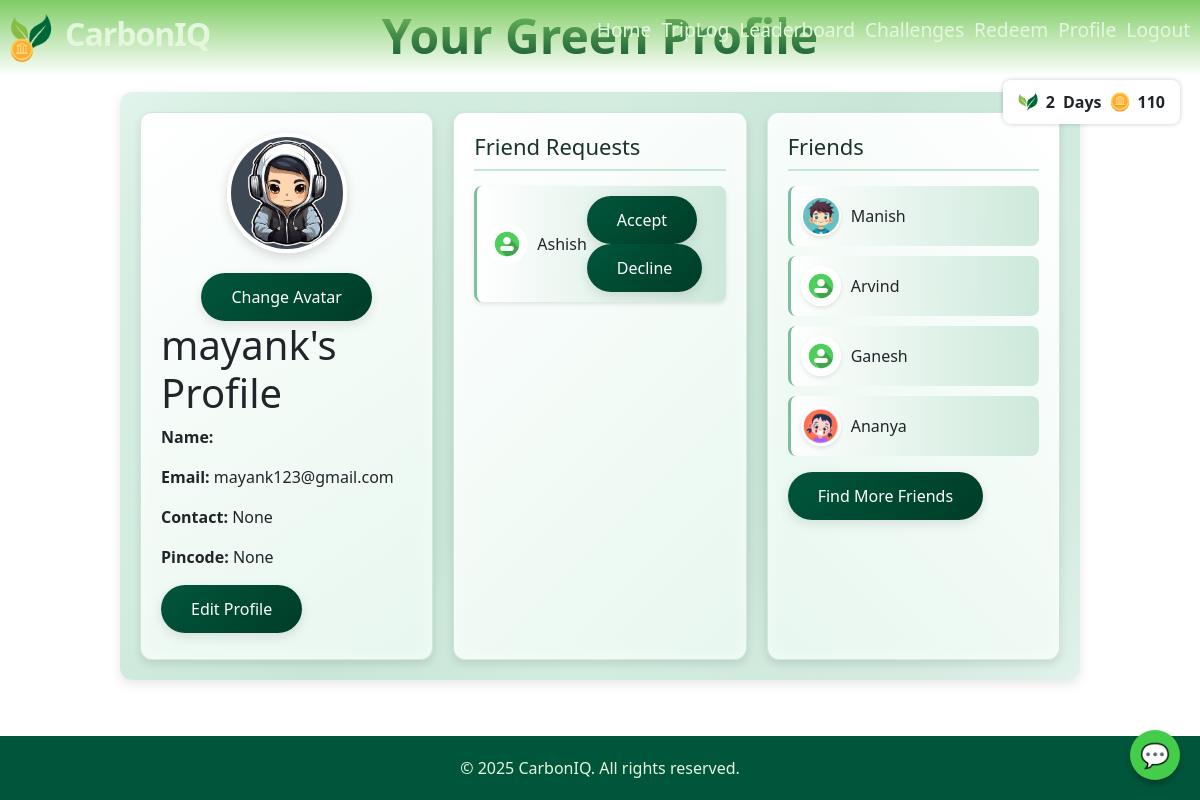
The page /view_profile/2/ (signed in) on the database its author committed.
### authapp/models.py (models this page shows, shortened)
class UserProfile(models.Model):
    user = models.OneToOneField(User, on_delete=models.CASCADE)
    forgot_password_token = models.CharField(max_length=255, blank=True, null=True)
    pincode = models.CharField(max_length=30, blank=True, null=True)
    contact = models.IntegerField(blank=True,null=True)
    avatar = models.CharField(max_length=1000, blank=True, null=True)
    coins = models.IntegerField(default=0)
    streak = models.IntegerField(default=0)

class Friendship(models.Model):
    from_user = models.ForeignKey(User, related_name='friends_from', on_delete=models.CASCADE)
    to_user = models.ForeignKey(User, related_name='friends_to', on_delete=models.CASCADE)
    created_at = models.DateTimeField(auto_now_add=True)
    accepted = models.BooleanField(default=False)  # Track if the request has been accepted
    class Meta:
        unique_together = ('from_user', 'to_user')
        verbose_name = 'Friendship'
        verbose_name_plural = 'Friendships'

### authapp/views.py (the view)
# urls.py: path('view_profile/<int:user_id>/', aviews.view_profile, name='view_profile'),
@login_required(login_url='login')
def view_profile(request, user_id):
    user = get_object_or_404(User, id=user_id)
    profile, created = UserProfile.objects.get_or_create(user=user)
    received_requests = Friendship.objects.filter(to_user=request.user, accepted=False)
    friends_from_user = Friendship.objects.filter(from_user=request.user, accepted=True).values_list('to_user', flat=True)
    friends_to_user = Friendship.objects.filter(to_user=request.user, accepted=True).values_list('from_user', flat=True)
    friends_ids = set(friends_from_user) | set(friends_to_user)
    friends = User.objects.filter(id__in=friends_ids).select_related('userprofile')
    context = {
        'user': user,
        'profile': profile,
        'received_requests': received_requests,
        'friends': friends,
    }
    return render(request, 'authapp/view_profile.html', context)

### templates/authapp/view_profile.html (shortened to what this page needs)
{% extends 'mainapp/base.html' %}
{% load static %}
{% block extra_head %}
<link rel="stylesheet" href="{% static 'css/viewprofile.css'%}">
{% endblock %}
{% block content %}
<div class="wrapper">
    <div class="heading-text">Your Green Profile</span></div>
</div>
<div class="container">
    <div class="profile-container">
        <div class="profile-info">
            {% if profile.avatar == '1' %}
                <img src="{% static 'avatar/kid.jpg' %}" alt="Avatar 1" class="avatar">
            {% elif profile.avatar == '2' %}
                <img src="{% static 'avatar/men.jpg' %}" alt="Avatar 2" class="avatar">
            {% elif profile.avatar == '3' %}
                <img src="{% static 'avatar/girl1.jpg' %}" alt="Avatar 3" class="avatar">
            {% elif profile.avatar == '4' %}
                <img src="{% static 'avatar/girl2.jpg' %}" alt="Avatar 4" class="avatar">
            {% elif profile.avatar == '5' %}
                <img src="{% static 'avatar/girl3.jpg' %}" alt="Avatar 5" class="avatar">
            {% elif profile.avatar == '6' %}
                <img src="{% static 'avatar/girl4.jpg' %}" alt="Avatar 6" class="avatar">
            {% elif profile.avatar == '7' %}
                <img src="{% static 'avatar/boy1.jpg' %}" alt="Avatar 7" class="avatar">
            {% elif profile.avatar == '8' %}
                <img src="{% static 'avatar/boy2.jpg' %}" alt="Avatar 8" class="avatar">
            {% elif profile.avatar == '9' %}
                <img src="{% static 'avatar/ninja.jpg' %}" alt="Avatar 9" class="avatar">
            {% else %}
                <img src="{% static 'avatar/default.jpg' %}" alt="Default Avatar" class="avatar">
            {% endif %}
            <a href="{% url 'avatar_selection' %}" class="avatar-selection-button">Change Avatar</a>
            <div>
                <h1>{{ user.username }}'s Profile</h1>
                <p><strong>Name:</strong> {{ user.first_name }}</p>
                <p><strong>Email:</strong> {{ user.email }}</p>
                <p><strong>Contact:</strong> {{ profile.contact }}</p>
                <p><strong>Pincode:</strong> {{ profile.pincode }}</p>
                <a href="{% url 'edit_profile' user.id %}">Edit Profile</a>
            </div>
        </div>
        <div class="friend-requests">
            <h2>Friend Requests</h2>
            {% if received_requests %}
                <ul>
                    {% for request in received_requests %}
                        <li>
                            {% if request.from_user.userprofile.avatar == '1' %}
                                <img src="{% static 'avatar/kid.jpg' %}" alt="Avatar 1" class="avatar">
                            {% elif request.from_user.userprofile.avatar == '2' %}
                                <img src="{% static 'avatar/men.jpg' %}" alt="Avatar 2" class="avatar">
                            {% elif request.from_user.userprofile.avatar == '3' %}
                                <img src="{% static 'avatar/girl1.jpg' %}" alt="Avatar 3" class="avatar">
                            {% elif request.from_user.userprofile.avatar == '4' %}
                                <img src="{% static 'avatar/girl2.jpg' %}" alt="Avatar 4" class="avatar">
                            {% elif request.from_user.userprofile.avatar == '5' %}
                                <img src="{% static 'avatar/girl3.jpg' %}" alt="Avatar 5" class="avatar">
                            {% elif request.from_user.userprofile.avatar == '6' %}
                                <img src="{% static 'avatar/girl4.jpg' %}" alt="Avatar 6" class="avatar">
                            {% elif request.from_user.userprofile.avatar == '7' %}
                                <img src="{% static 'avatar/boy1.jpg' %}" alt="Avatar 7" class="avatar">
                            {% elif request.from_user.userprofile.avatar == '8' %}
                                <img src="{% static 'avatar/boy2.jpg' %}" alt="Avatar 8" class="avatar">
                            {% elif request.from_user.userprofile.avatar == '9' %}
                                <img src="{% static 'avatar/ninja.jpg' %}" alt="Avatar 9" class="avatar">
                            {% else %}
                                <img src="{% static 'avatar/default.jpg' %}" alt="Default Avatar" class="avatar">
                            {% endif %}
                            <span>{{ request.from_user.username }}</span>
                            <div>
                                <a href="{% url 'accept_request' request_id=request.id %}">
                                    <button>Accept</button>
                                </a>
                                <a href="{% url 'decline_request' request_id=request.id %}">
                                    <button>Decline</button>
                                </a>
                            </div>
                        </li>
                    {% endfor %}
                </ul>
            {% else %}
                <p>You have no friend requests.</p>
            {% endif %}
        </div>
        <div class="friends-list">
            <h2>Friends</h2>
            <ul>
                {% if friends %}
                    {% for friend in friends %}
                        <li>
                            {% if friend.userprofile.avatar == '1' %}
                                <img src="{% static 'avatar/kid.jpg' %}" alt="Avatar 1" class="avatar">
                            {% elif friend.userprofile.avatar == '2' %}
                                <img src="{% static 'avatar/men.jpg' %}" alt="Avatar 2" class="avatar">
                            {% elif friend.userprofile.avatar == '3' %}
                                <img src="{% static 'avatar/girl1.jpg' %}" alt="Avatar 3" class="avatar">
                            {% elif friend.userprofile.avatar == '4' %}
                                <img src="{% static 'avatar/girl2.jpg' %}" alt="Avatar 4" class="avatar">
                            {% elif friend.userprofile.avatar == '5' %}
                                <img src="{% static 'avatar/girl3.jpg' %}" alt="Avatar 5" class="avatar">
                            {% elif friend.userprofile.avatar == '6' %}
                                <img src="{% static 'avatar/girl4.jpg' %}" alt="Avatar 6" class="avatar">
                            {% elif friend.userprofile.avatar == '7' %}
                                <img src="{% static 'avatar/boy1.jpg' %}" alt="Avatar 7" class="avatar">
                            {% elif friend.userprofile.avatar == '8' %}
                                <img src="{% static 'avatar/boy2.jpg' %}" alt="Avatar 8" class="avatar">
                            {% elif friend.userprofile.avatar == '9' %}
                                <img src="{% static 'avatar/ninja.jpg' %}" alt="Avatar 9" class="avatar">
                            {% else %}
                                <img src="{% static 'avatar/default.jpg' %}" alt="Default Avatar" class="avatar">
                            {% endif %}
                            {{ friend.username }}
                        </li>
                    {% endfor %}
                {% else %}
                    <p>You have no friends yet.</p>
                {% endif %}
            </ul>
            <a href="{% url 'friends_list' %}">Find More Friends</a>
        </div>
    </div>
</div>
{% endblock %}

### static/css/mainbase.css (style rules this page uses)
:root { --green-primary: #00563B; --green-light: #E5F6DF; --green-accent: #27AE60; --text-color: #E5F6DF; --highlight-text: #FAFAFA; --card-bg: #FFFFFF; --card-border: #A9DFBF; --linear:linear-gradient(135deg, #27AE60 0%, #00563B 100%); }
body { font-family: 'Inter', 'Arial', sans-serif; margin: 0; padding: 0; display: flex; flex-direction: column; height: 100vh; justify-content: space-between; background-color: var(--green-light); color: #1a332b; }

### static/css/landingpage.css (style rules this page uses)
body { font-family: Arial, sans-serif; margin: 0; padding: 0; display: flex; flex-direction: column; height: 100vh; justify-content: space-between; background-color: #E5F6DF; }

### templates/mainapp/base.html (style rules this page uses)
:root { --green-primary: #00563B; --green-accent: #7fcd65; --text-color: #E5F6DF; }

### rows shown on the page
UserProfile: contact "None", pincode "None"
Friendship: from_user.username "Ashish"

### other values the page prints
{{ user.username }} "mayank"
{{ user.email }} "mayank123@gmail.com"
{{ friend.username }} "Manish"
{{ friend.username }} "Arvind"
{{ friend.username }} "Ganesh"
{{ friend.username }} "Ananya"
